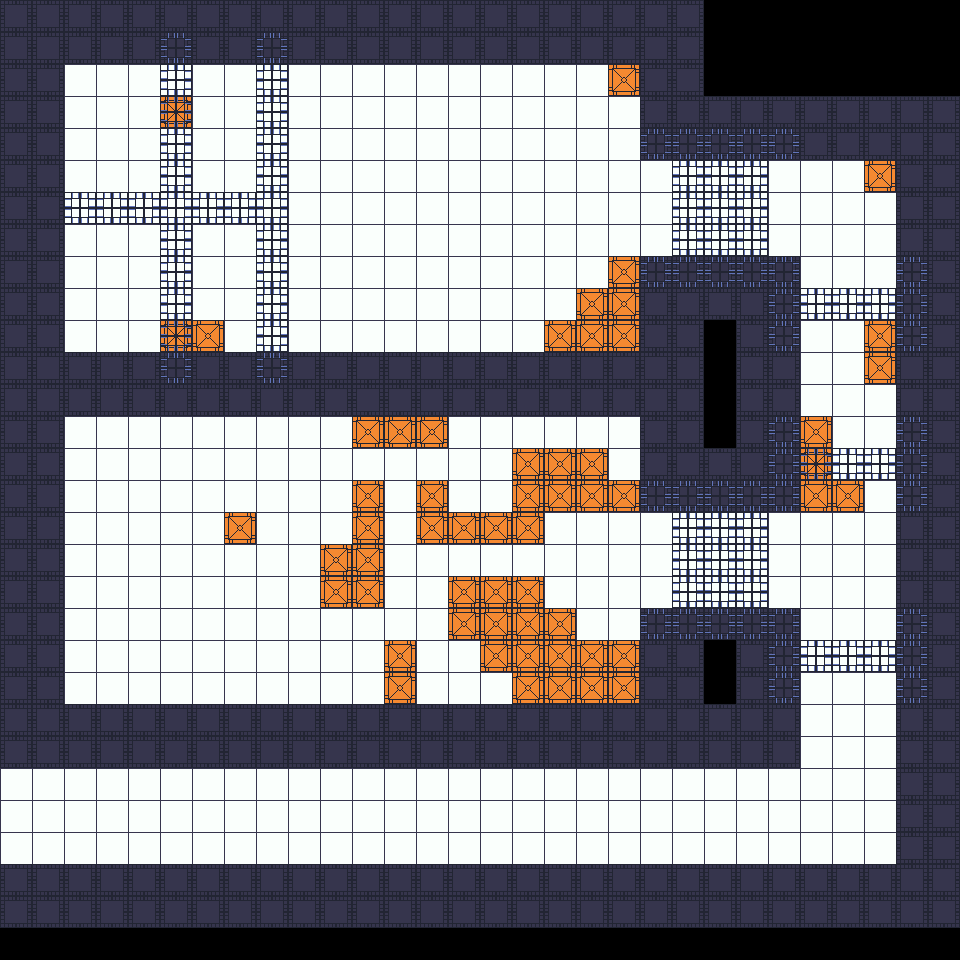

Tiled map render using the project's own tile images. Description and the map definition, with tile-layer contents summarised, below:
An orthogonal 30x30 tile map with 32x32 px tiles, 4 tile layers (Ground, AboveGroud, Walls, Ceil), 2 tilesets and 22 objects (22x wall).

<map version="1.0" orientation="orthogonal" renderorder="right-down" width="30" height="30" tilewidth="32" tileheight="32" nextobjectid="38">
 <tileset firstgid="1" name="T" tilewidth="32" tileheight="32" tilecount="4">
  <image source="../imgs/TileDemo.png" width="64" height="64" />
 </tileset>
 <tileset firstgid="5" name="TileDemo2" tilewidth="32" tileheight="32" tilecount="4">
  <image source="../imgs/TileDemo.png" width="64" height="64" />
 </tileset>
 <layer name="Ground" width="30" height="30">
  <data>[900 cells, 495 non-empty, 2 distinct tile ids]</data>
 </layer>
 <layer name="AboveGroud" width="30" height="30">
  <data>[900 cells, 56 non-empty, 1 distinct tile ids]</data>
 </layer>
 <layer name="Walls" width="30" height="30">
  <data>[900 cells, 345 non-empty, 1 distinct tile ids]</data>
 </layer>
 <layer name="Ceil" width="30" height="30">
  <data>[900 cells, 89 non-empty, 2 distinct tile ids]</data>
 </layer>
 <objectgroup name="Wall">
  <object id="8" name="wall" x="0" y="0" width="64" height="768" />
  <object id="9" name="wall" x="64" y="352" width="576" height="64" />
  <object id="10" name="wall" x="640" y="256" width="160" height="256" />
  <object id="11" name="wall" x="64" y="0" width="576" height="64" />
  <object id="12" name="wall" x="640" y="64" width="64" height="96" />
  <object id="13" name="wall" x="704" y="96" width="224" height="64" />
  <object id="14" name="wall" x="896" y="160" width="32" height="704" />
  <object id="17" name="wall" x="0" y="864" width="896" height="64" />
  <object id="18" name="wall" x="64" y="704" width="736" height="64" />
  <object id="19" name="wall" x="640" y="608" width="160" height="96" />
  <object id="20" name="wall" x="416" y="512" width="128" height="32" />
  <object id="21" name="wall" x="448" y="576" width="96" height="64" />
  <object id="22" name="wall" x="416" y="480" width="32" height="32" />
  <object id="23" name="wall" x="352" y="480" width="32" height="128" />
  <object id="24" name="wall" x="352" y="416" width="96" height="32" />
  <object id="25" name="wall" x="384" y="640" width="32" height="64" />
  <object id="26" name="wall" x="320" y="544" width="32" height="64" />
  <object id="33" name="wall" x="480" y="608" width="96" height="64" />
  <object id="34" name="wall" x="512" y="640" width="128" height="64" />
  <object id="35" name="wall" x="512" y="448" width="96" height="64" />
  <object id="36" name="wall" x="608" y="480" width="32" height="32" />
  <object id="37" name="wall" x="224" y="512" width="32" height="32" />
 </objectgroup>
</map>